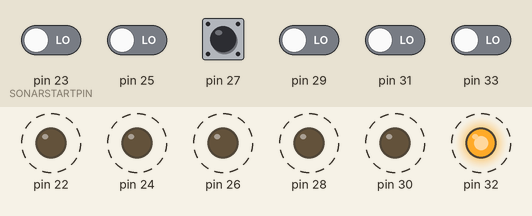
Simulated run of this sketch. Board: Arduino Mega 2560, built with avr-gcc and run on an emulated ATmega2560. On the bench: output pins drawn as LEDs (lit = HIGH). Dashed ring = blinking. The test bench sets the inputs (shaded band); at power-on: pin 23 (SONARSTARTPIN), pin 25, pin 27, pin 29, pin 31, pin 33 LOW. What the sketch prints to the serial monitor is not drawn.

Above: at 4.76 s.
4.8 s: pin 27 pulsed HIGH 2 times (0.12 s each, 0.3 s apart)
Timing chart, 0 to 14.3 s (numbered marks = the images above; inputs shaded):
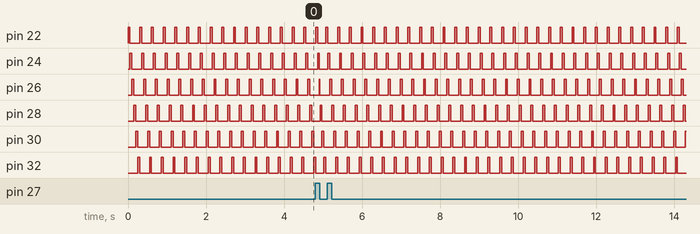

Measured:
- by itself, pin 22, pin 24, pin 26, pin 28, pin 30, pin 32: alternates HIGH for 0.05 s and LOW for 0.25 s

The sketch:

serial_sonar.pde
```cpp
// Constants
#define SONARNUM 6
#define SONARSTARTPIN 23 // Start pin on arduino
#define TRIGGEROFFSET -1 // Where the trigger is for the PWM pin (ie: 22 is trigger for PWM pin 23, so the offset is -1)
#define SonarConversionuSperInch 147.0 // Maxbotix uS of PWN per inch
#define MetersPerInch 0.0254 // Convert from inches to meter

float lastSonarValues[SONARNUM]; // holds the last PWM reading ie: 0 or 1
float sonarStartTimes[SONARNUM]; // holds the start time at which the PWM pin went high

void setup() {
  Serial.begin(115200);
  for(int i=0; i<SONARNUM; i++){
    pinMode(2*i+SONARSTARTPIN, INPUT); // Set as input
    lastSonarValues[i] = 0; // Set initial values
    sonarStartTimes[i] = 0;
    pinMode(2*i+SONARSTARTPIN+TRIGGEROFFSET, OUTPUT); // Set Trigger as output
    digitalWrite(2*i+SONARSTARTPIN+TRIGGEROFFSET, 0); // Start Sonars Disabled
  }
  // Initialize for first reading
  sonarStartTimes[0] = micros();
}

int sonI = 0; // Index variable for the loop

// Loop through sonars recording values one by one
void loop() {
  // Enable the current sonar
  digitalWrite(2*sonI+SONARSTARTPIN+TRIGGEROFFSET, 1);

  int thisRead = digitalRead(2*sonI+SONARSTARTPIN);
  int lastRead = lastSonarValues[sonI];
  if(thisRead > lastRead){ // This is a rising edge, so load the clock
    sonarStartTimes[sonI] = micros();
    lastSonarValues[sonI] = 1;
  } else if(lastRead > thisRead){ // This is a falling edge, so calculate and send the data up
    // Disable sonar
    digitalWrite(2*sonI+SONARSTARTPIN+TRIGGEROFFSET, 0);

    // Send packet  [sonarPort],[distanceInMeters]\n
    Serial.print(sonI+1);
    Serial.print(",");
    Serial.print((float)(micros()-sonarStartTimes[sonI])/SonarConversionuSperInch*MetersPerInch);
    Serial.println();
    // Set last value
    lastSonarValues[sonI] = 0;

    // Incremrent iterator and initialze for next sonar
    sonI = sonI + 1;
    if(sonI >= SONARNUM){
      sonI = 0;
    }

    sonarStartTimes[sonI] = micros();
  } else if((micros()-sonarStartTimes[sonI]) > 50000){
    // Did not return in the alloted time, skip it.
    // Diable sonar
    digitalWrite(2*sonI+SONARSTARTPIN+TRIGGEROFFSET, 0);

    lastSonarValues[sonI] = 0;

    // Incremrent iterator
    sonI = sonI + 1;
    if(sonI >= SONARNUM){
      sonI = 0;
    }
    sonarStartTimes[sonI] = micros();
  }
}
```
